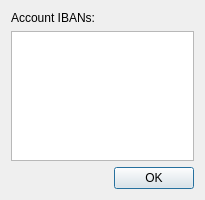
<?xml version="1.0" encoding="UTF-8"?>
<ui version="4.0">
 <class>accountDisplayDialog</class>
 <widget class="QDialog" name="accountDisplayDialog">
  <property name="geometry">
   <rect>
    <x>0</x>
    <y>0</y>
    <width>205</width>
    <height>200</height>
   </rect>
  </property>
  <property name="windowTitle">
   <string>Display All IBANs</string>
  </property>
  <layout class="QGridLayout" name="gridLayout">
   <item row="0" column="0">
    <widget class="QLabel" name="accountDisplayLabel">
     <property name="text">
      <string>Account IBANs:</string>
     </property>
    </widget>
   </item>
   <item row="1" column="0">
    <widget class="QTextBrowser" name="accountDisplayIbans"/>
   </item>
   <item row="2" column="0">
    <widget class="QDialogButtonBox" name="accountDisplayBox">
     <property name="orientation">
      <enum>Qt::Horizontal</enum>
     </property>
     <property name="standardButtons">
      <set>QDialogButtonBox::Ok</set>
     </property>
    </widget>
   </item>
  </layout>
 </widget>
 <resources/>
 <connections>
  <connection>
   <sender>accountDisplayBox</sender>
   <signal>accepted()</signal>
   <receiver>accountDisplayDialog</receiver>
   <slot>accept()</slot>
   <hints>
    <hint type="sourcelabel">
     <x>248</x>
     <y>254</y>
    </hint>
    <hint type="destinationlabel">
     <x>157</x>
     <y>274</y>
    </hint>
   </hints>
  </connection>
  <connection>
   <sender>accountDisplayBox</sender>
   <signal>rejected()</signal>
   <receiver>accountDisplayDialog</receiver>
   <slot>reject()</slot>
   <hints>
    <hint type="sourcelabel">
     <x>316</x>
     <y>260</y>
    </hint>
    <hint type="destinationlabel">
     <x>286</x>
     <y>274</y>
    </hint>
   </hints>
  </connection>
 </connections>
</ui>
